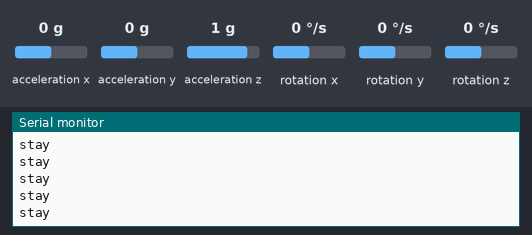
Simulated run of this sketch. Board: Arduino Uno, built with avr-gcc and run on an emulated ATmega328P. Shown: the last lines printed to the serial monitor. The test bench sets the inputs (shaded band); at power-on: acceleration x 0 g, acceleration y 0 g, acceleration z 1 g, rotation x 0 °/s, rotation y 0 °/s, rotation z 0 °/s. No radio packets arrive unless stated.

Above: at 1.2 s.
1.3 s: acceleration x set to -1.4 g
At 1.8 s:
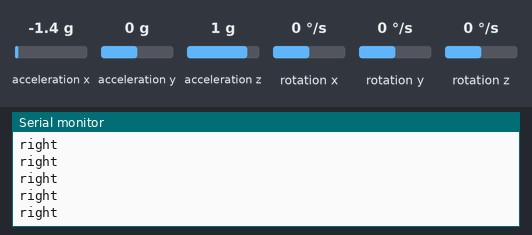
3.2 s: acceleration y set to -1.4 g
At 3.7 s:
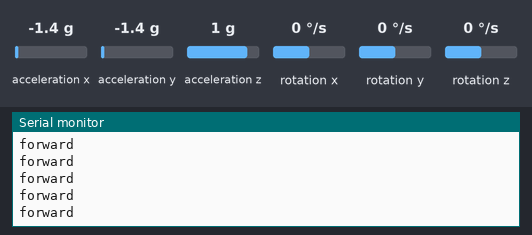
5.1 s: acceleration y set to 0.8 g
At 5.9 s:
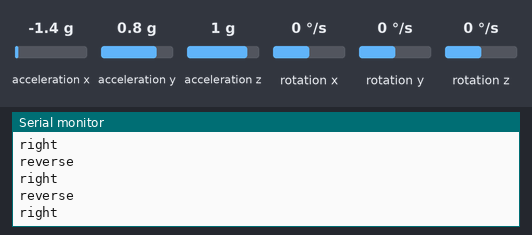
6.6 s: acceleration x set to 0 g
At 7.1 s:
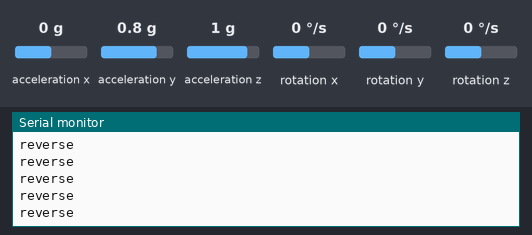
9.6 s: acceleration x set to -0.8 g
At 10.2 s:
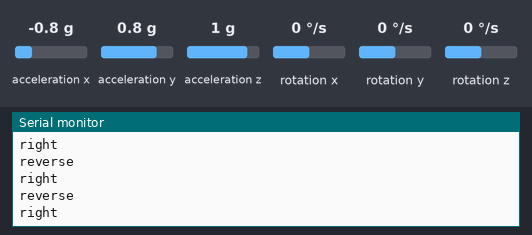
12.6 s: acceleration y set to -0.8 g
At 13.1 s:
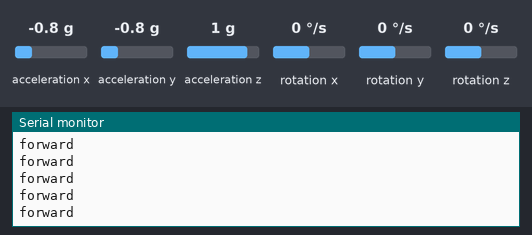

Measured:
- after the input at 1.3 s, the serial monitor: prints a new line after 0.07 s (image 1)
- after the input at 3.2 s, the serial monitor: prints a new line after 0.07 s (image 2)
- after the input at 5.1 s, the serial monitor: prints a new line after 0.07 s (image 3)
- after the input at 12.6 s, the serial monitor: prints a new line after 0.07 s (image 6)

The sketch:

gyeo_text_output.ino
```cpp
#include "I2Cdev.h"
#include "MPU6050.h"
#include "Wire.h"
#include <SPI.h>
#include "nRF24L01.h"
const uint64_t pipe = 0xE8E8F0F0E1LL;
#include "RF24.h"
MPU6050 accelgyro;

RF24 radio(9,10);
int msg[1];
int16_t ax, ay, az;
#define OUTPUT_READABLE_ACCELGYRO
void setup(){
           Serial.begin(9600);
           Serial.println("Initializing I2C devices...");

           radio.begin();
radio.openWritingPipe(pipe);

    accelgyro.initialize();
      Serial.println("Testing device connections...");
    Serial.println(accelgyro.testConnection() ? "MPU6050 connection successful" : "MPU6050 connection failed");
radio.stopListening();

}
void loop() {
  accelgyro.getAcceleration(&ax, &ay, &az);
  if((ax<2000 && ax>-2000) &&(ay<2000 && ay>-2000))
{Serial.println("stay");
msg[0]= 0;
radio.write(msg,1);
}
{
      if(ay>5000)
           {
            Serial.println("reverse");
            msg[0]= 1;
              radio.write(msg,1);
            }

      if(ay<-5000){
             Serial.println("forward");
             msg[0]= 2;
              radio.write(msg,1);
              }
else{
if(ax>5000)
{Serial.println("left");
 msg[0]= 3;
              radio.write(msg,1);}

if(ax<-5000){
  Serial.println("right");
   msg[0]= 4;
              radio.write(msg,1);
}}}

}
```
